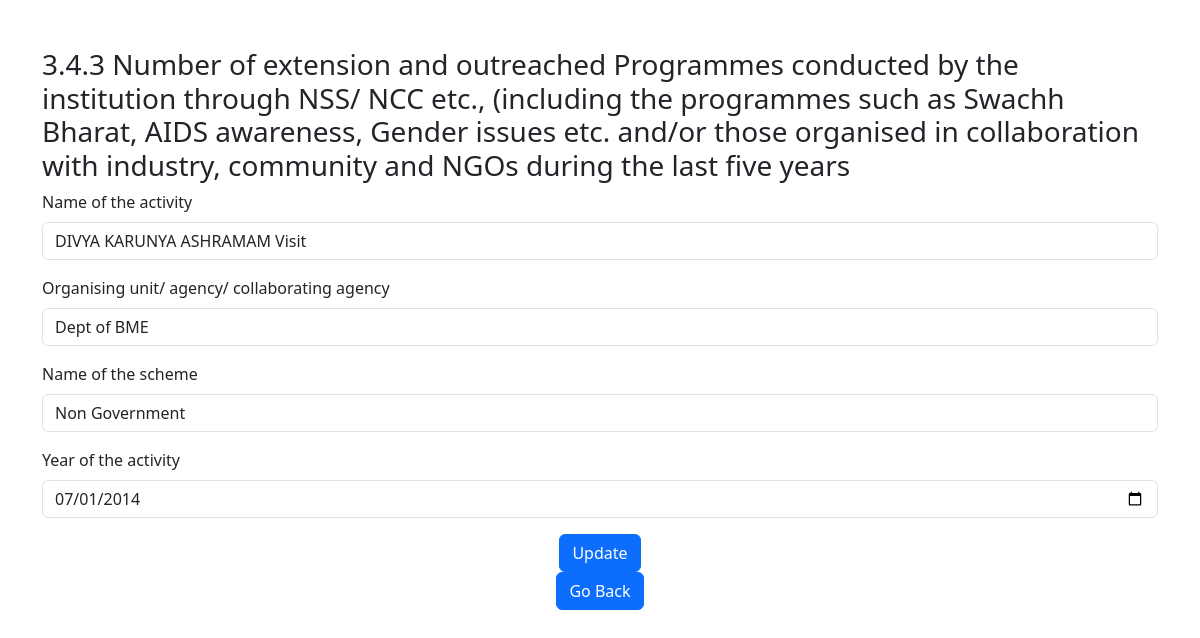
/edit343/11, run on the app's committed database.
### View/models.py (models this page shows)
class Details3_4_3(models.Model):
    Name_of_the_activity = models.CharField(max_length=200)
    Organising_unit_agency_collaborating_agency = models.CharField(max_length=200)
    Name_of_the_scheme = models.CharField(max_length=60)
    Year_of_the_activity = models.DateField(default=None)
    Uploaded_by = models.CharField(max_length=50)

### View/views.py (the view, shortened to what this page needs)
# urls.py: path('edit343/<int:id>', views.edit343, name='343edit'),
def edit343(request, id):
    d343 = Details3_4_3.objects.get(id=id)
    return render(request,'View/343edit.html',{'d343': d343})

### View/Templates/View/343edit.html (shortened to what this page needs)
<!DOCTYPE html>
<html lang="en">
<head>
        <link href="https://cdn.jsdelivr.net/npm/bootstrap@5.3.0-alpha1/dist/css/bootstrap.min.css" rel="stylesheet">
</head>
<body>
<div class="container mt-5">
<form method="POST">
<h3>3.4.3  Number of extension and outreached Programmes conducted by the institution through NSS/ NCC etc., (including the programmes such as Swachh Bharat, AIDS awareness, Gender issues etc. and/or those organised in collaboration with industry, community and NGOs during the last five years</h3>
    <div class="mb-3">
  <label for="Name of the activity" class="form-label">Name of the activity</label>
  <input type="text" class="form-control" id="Name of the activity" name="Name_of_the_activity" value="{{ d343.Name_of_the_activity }}">
</div>
<div class="mb-3">
  <label for="Organising unit/ agency/ collaborating agency" class="form-label">Organising unit/ agency/ collaborating agency</label>
  <input type="text" class="form-control" id="Organising unit/ agency/ collaborating agency" name="Organising_unit_agency_collaborating_agency" value="{{ d343.Organising_unit_agency_collaborating_agency }}">
</div>
<div class="mb-3">
  <label for="Name of the scheme" class="form-label">Name of the scheme</label>
  <input type="text" class="form-control" id="Name of the scheme" name="Name_of_the_scheme" value="{{ d343.Name_of_the_scheme }}">
</div>
<div class="mb-3">
  <label for="Year of the activity " class="form-label">Year of the activity </label>
  <input type="date" class="form-control" name="Year_of_the_activity" value="{{ d343.Year_of_the_activity|date:'Y-m-d'}}">
</div>
<div class="col-md-12 text-center">
    <button type="submit" class="btn btn-primary">Update</button></div>
</form>
</div>
<div style="display: flex; justify-content: center;">
    <a class="btn btn-primary" href="{% url '343details' %}" role="button">Go Back</a>
</div>
</body>

### data on the page
Details3_4_3: Name_of_the_activity "DIVYA KARUNYA ASHRAMAM Visit", Organising_unit_agency_collaborating_agency "Dept of BME", Name_of_the_scheme "Non Government", Year_of_the_activity "07/01/2014"
